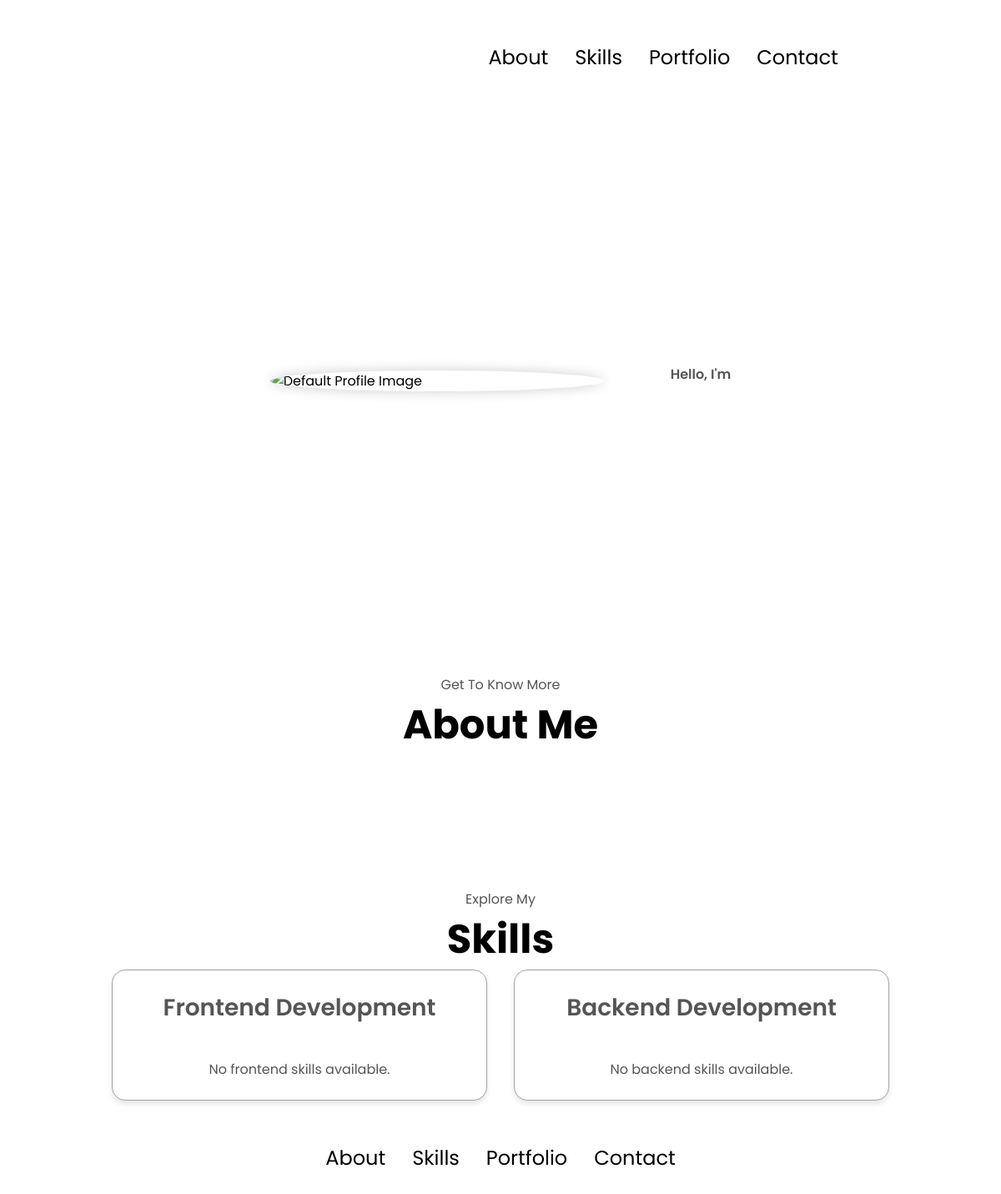
/, run on an earlier commit of the app's database.
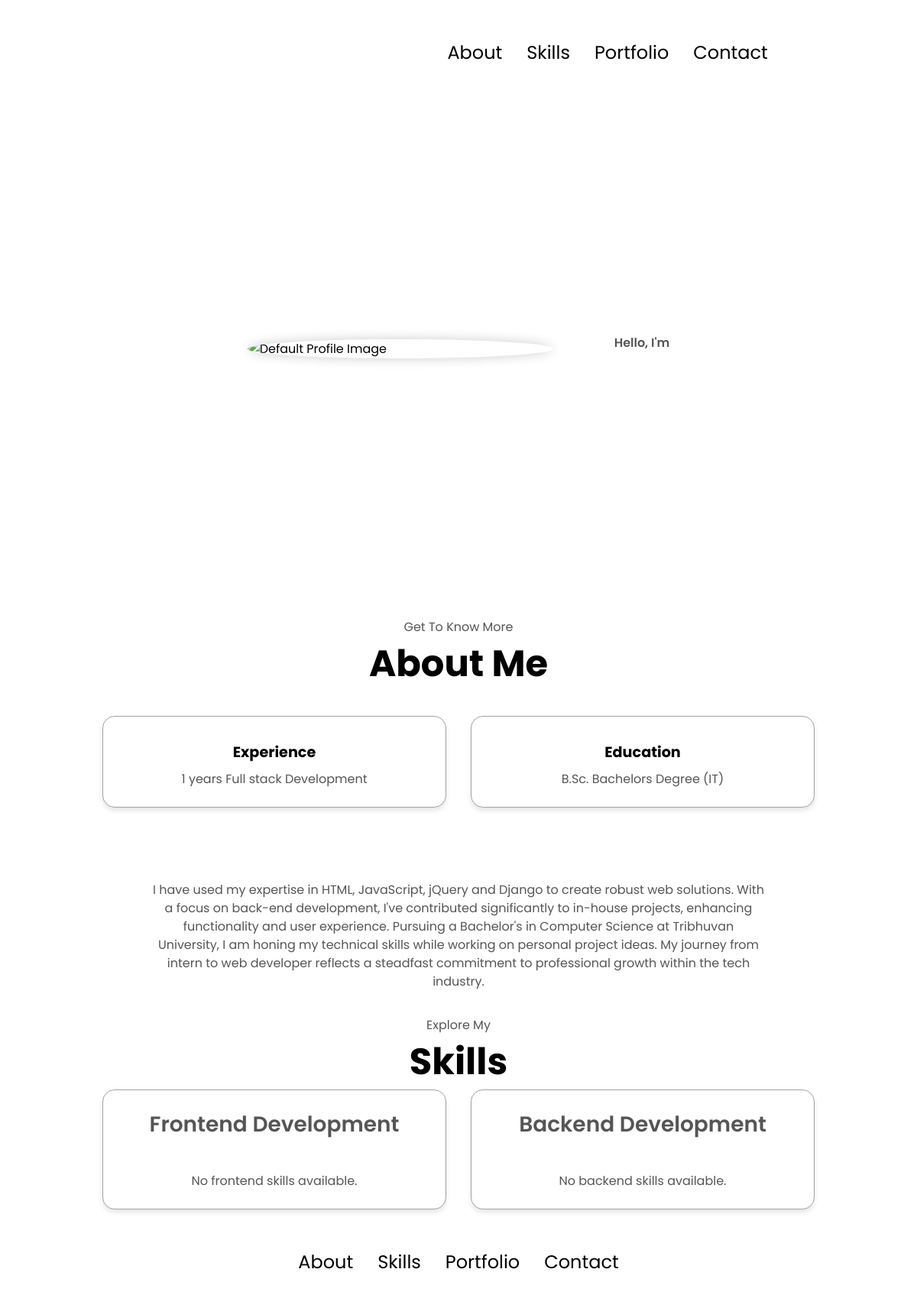
And on a later commit of the database.
### dynamicweb/models.py (models this page shows, shortened)
class AboutDetail(models.Model):
    title = models.CharField(max_length=100)
    description = models.TextField()

class AboutMe(models.Model):
    introduction = models.TextField()
    arrow_image = models.ImageField(upload_to='about_icons/', null=True, blank=True)

### dynamicweb/views.py (the view)
# urls.py: path('', views.portfolio, name='portfolio'),
def portfolio(request):
    profiles = Profile.objects.first()  # Fetch the first Profile record
    about_details = AboutDetail.objects.all()  # Fetch About details
    about_me = AboutMe.objects.first()  # Get the first AboutMe record
    frontend_skills = Skill.objects.filter(category='frontend')  # Frontend skills
    backend_skills = Skill.objects.filter(category='backend')  # Backend skills
    context = {
        'profiles': profiles,  # Sending profiles to the template
        'about_details': about_details,
        'about_me': about_me,
        'frontend_skills': frontend_skills,
        'backend_skills': backend_skills,
    }
    return render(request, 'pages/portfolio.html', context)

### dynamicweb/templates/pages/portfolio.html (shortened to what this page needs)
<!DOCTYPE html>
<html lang="en">
<head>
  {% load static %}
  <link rel="stylesheet" href="{% static 'style.css' %}">
</head>
<body>
  <nav id="desktop-nav">
    <div>
      <ul class="nav-links">
        <li><a href="#about">About</a></li>
        <li><a href="#experience">Skills</a></li>
        <li><a href="#projects">Portfolio</a></li>
        <li><a href="#contact">Contact</a></li>
      </ul>
    </div>
  </nav>
  <section id="profile">
    <div class="section__pic-container">
      {% if profiles.image %}
        <img src="{{ profiles.image.url }}" alt="Profile Image" class="profile-img" />
      {% else %}
        <img src="{% static 'assets/default-profile.jpg' %}" alt="Default Profile Image" class="profile-img" />
      {% endif %}
    </div>
    <div class="section__text">
        <p class="section__text__p1">Hello, I'm</p>
    </div>
  </section>
  <section id="about">
    <p class="section__text__p1">Get To Know More</p>
    <h1 class="title">About Me</h1>
    <div class="section-container">
      <div class="about-details-container">
        <div class="about-containers">
          {% for detail in about_details %}
          <div class="details-container">
            <h3>{{ detail.title }}</h3>
            <p>{{ detail.description }}</p>
          </div>
          {% endfor %}
        </div>
        <div class="text-container">
          <p>
            {{ about_me.introduction }}
          </p>
        </div>
      </div>
    </div>
  </section>
  <section id="experience">
    <p class="section__text__p1">Explore My</p>
      <h1 class="title">Skills</h1>
        <div class="experience-details-container">
          <div class="details-container">
            <h2 class="experience-sub-title">Frontend Development</h2>
            <div class="article-container">
              {% for skill in frontend_skills %}
                  <article>
                      <div>
                          <h3>{{ skill.name }}</h3>
                          <p>{{ skill.level }}</p>
                      </div>
                  </article>
              {% empty %}
                  <p>No frontend skills available.</p>
              {% endfor %}
            </div>
      </div>
      <div class="details-container">
          <h2 class="experience-sub-title">Backend Development</h2>
          <div class="article-container">
              {% for skill in backend_skills %}
                  <article>
                      <div>
                          <h3>{{ skill.name }}</h3>
                          <p>{{ skill.level }}</p>
                      </div>
                  </article>
              {% empty %}
                  <p>No backend skills available.</p>
              {% endfor %}
          </div>
      </div>
    </div>
  </section>
  <footer>
    <nav>
      <div="nav-links-container">
        <ul class="nav-links">
          <li><a href="#about">About</a></li>
          <li><a href="#experience">Skills</a></li>
          <li><a href="#projects">Portfolio</a></li>
          <li><a href="#contact">Contact</a></li>
        </ul>
  </footer>
</body>
</html>

What changed in the data, as far as the page shows it:
added AboutDetail: title "Experience", description "1 years Full stack Development"
added AboutDetail: title "Education", description "B.Sc. Bachelors Degree (IT)"
added AboutMe: introduction "I have used my expertise in HTML, JavaScript, jQuery and Django to create robust web solutions. With a focus on back-end development, I've contributed significantly to in-house projects, enhancing functionality and user experience. Pursuing a Bachelor's in Computer Science at Tribhuvan University, I am honing my technical skills while working on personal project ideas. My journey from intern to web developer reflects a steadfast commitment to professional growth within the tech industry."
